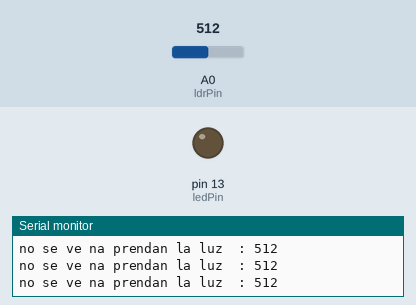
This sketch was run on a simulated Arduino Uno, built with avr-gcc and run on an emulated ATmega328P. Shown: output pins drawn as LEDs (lit = HIGH), the last lines printed to the serial monitor. The test bench sets the inputs (shaded band); at power-on: A0 (ldrPin) = 512.

Above: at 1.2 s.
1.3 s: A0 (ldrPin) set to 12
4.3 s: A0 (ldrPin) set to 9
At 4.8 s:
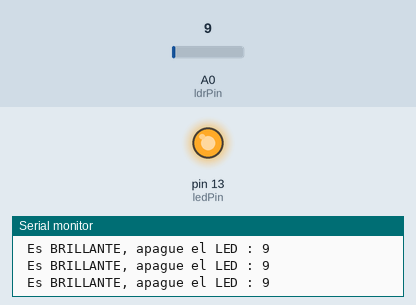
Timing chart, 0 to 7.3 s (numbered marks = the images above; inputs shaded):
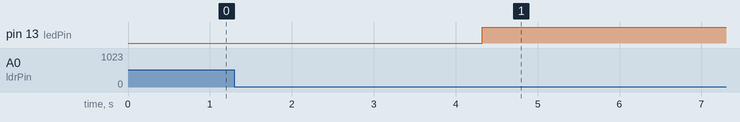

The sketch:

ldr1.ino
```cpp
const int ledPin = 13;

const int ldrPin = A0;

void setup() {

Serial.begin(9600);

pinMode(ledPin, OUTPUT);

pinMode(ldrPin, INPUT);

}

void loop() {

int ldrStatus = analogRead(ldrPin);

if (ldrStatus <= 10) {

digitalWrite(ledPin, HIGH);

Serial.print(" Es BRILLANTE, apague el LED : ");

Serial.println(ldrStatus);

} else {

digitalWrite(ledPin, LOW);

Serial.print("no se ve na prendan la luz  : ");

Serial.println(ldrStatus);

}

}
```

Measured:
- the behaviour switches between 11 and 10 on A0 (ldrPin) (found by bisection; images 0 and 1)
- after the input at 4.3 s, pin 13 (ledPin): LOW → HIGH at once
